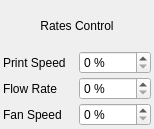
<?xml version="1.0" encoding="UTF-8"?>
<ui version="4.0">
 <class>RatesControlWidget</class>
 <widget class="QWidget" name="RatesControlWidget">
  <property name="geometry">
   <rect>
    <x>0</x>
    <y>0</y>
    <width>154</width>
    <height>129</height>
   </rect>
  </property>
  <property name="windowTitle">
   <string>Form</string>
  </property>
  <layout class="QGridLayout" name="gridLayout">
   <property name="leftMargin">
    <number>3</number>
   </property>
   <property name="topMargin">
    <number>3</number>
   </property>
   <property name="rightMargin">
    <number>3</number>
   </property>
   <property name="bottomMargin">
    <number>3</number>
   </property>
   <property name="spacing">
    <number>3</number>
   </property>
   <item row="1" column="0">
    <widget class="QLabel" name="label_4">
     <property name="text">
      <string>Print Speed</string>
     </property>
    </widget>
   </item>
   <item row="1" column="1">
    <widget class="QDoubleSpinBox" name="printSpeedSB">
     <property name="suffix">
      <string> %</string>
     </property>
     <property name="decimals">
      <number>0</number>
     </property>
    </widget>
   </item>
   <item row="2" column="0">
    <widget class="QLabel" name="label_2">
     <property name="text">
      <string>Flow Rate</string>
     </property>
    </widget>
   </item>
   <item row="2" column="1">
    <widget class="QDoubleSpinBox" name="flowRateSB">
     <property name="suffix">
      <string> %</string>
     </property>
     <property name="decimals">
      <number>0</number>
     </property>
    </widget>
   </item>
   <item row="3" column="0">
    <widget class="QLabel" name="label_3">
     <property name="text">
      <string>Fan Speed</string>
     </property>
    </widget>
   </item>
   <item row="3" column="1">
    <widget class="QDoubleSpinBox" name="fanSpeedSB">
     <property name="suffix">
      <string> %</string>
     </property>
     <property name="decimals">
      <number>0</number>
     </property>
    </widget>
   </item>
   <item row="0" column="0" colspan="2">
    <widget class="QLabel" name="label">
     <property name="text">
      <string>Rates Control</string>
     </property>
     <property name="alignment">
      <set>Qt::AlignCenter</set>
     </property>
    </widget>
   </item>
  </layout>
 </widget>
 <resources/>
 <connections/>
</ui>
